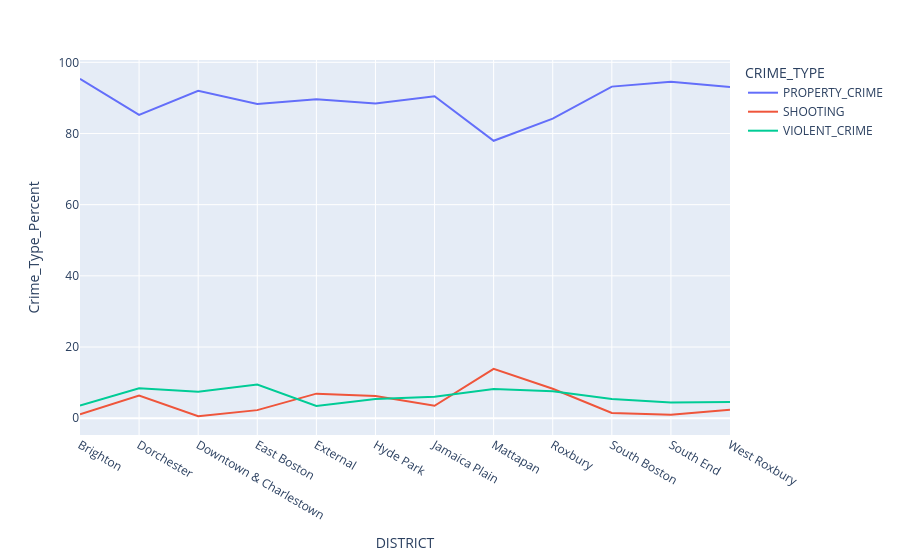

The code cell stored with this chart in its notebook:
### Code cell
crime_type_district_yearly_counts = df[df['CRIME_TYPE'] != 'OTHER'].groupby(['DISTRICT', 'CRIME_TYPE']).size().unstack(fill_value=0)
crime_type_district_yearly_counts_percentage = crime_type_district_yearly_counts.div(crime_type_district_yearly_counts.sum(axis=1), axis=0) * 100
plot_data = crime_type_district_yearly_counts_percentage.reset_index().melt(id_vars=['DISTRICT'], 
                                                      var_name='CRIME_TYPE', 
                                                      value_name='Crime_Type_Percent')
fig = px.line(
    plot_data,
    x = 'DISTRICT',
    y = 'Crime_Type_Percent',
    color = 'CRIME_TYPE',
    )
fig.show()

### Figure 1 — Plotly figure (JSON) as saved in the notebook; plotly's stock layout.template omitted (floating-point values rounded to 4 significant figures)
{"data": [{"hovertemplate": "CRIME_TYPE=PROPERTY_CRIME<br>DISTRICT=%{x}<br>Crime_Type_Percent=%{y}<extra></extra>", "legendgroup": "PROPERTY_CRIME", "line": {"color": "#636efa", "dash": "solid"}, "marker": {"symbol": "circle"}, "mode": "lines", "name": "PROPERTY_CRIME", "orientation": "v", "showlegend": true, "type": "scatter", "x": ["Brighton", "Dorchester", "Downtown & Charlestown", "East Boston", "External", "Hyde Park", "Jamaica Plain", "Mattapan", "Roxbury", "South Boston", "South End", "West Roxbury"], "xaxis": "x", "y": [95.38, 85.24, 92.03, 88.3, 89.66, 88.42, 90.45, 77.95, 84.17, 93.17, 94.57, 93.07], "yaxis": "y"}, {"hovertemplate": "CRIME_TYPE=SHOOTING<br>DISTRICT=%{x}<br>Crime_Type_Percent=%{y}<extra></extra>", "legendgroup": "SHOOTING", "line": {"color": "#EF553B", "dash": "solid"}, "marker": {"symbol": "circle"}, "mode": "lines", "name": "SHOOTING", "orientation": "v", "showlegend": true, "type": "scatter", "x": ["Brighton", "Dorchester", "Downtown & Charlestown", "East Boston", "External", "Hyde Park", "Jamaica Plain", "Mattapan", "Roxbury", "South Boston", "South End", "West Roxbury"], "xaxis": "x", "y": [1.087, 6.365, 0.5473, 2.267, 6.897, 6.206, 3.499, 13.86, 8.277, 1.465, 0.9835, 2.398], "yaxis": "y"}, {"hovertemplate": "CRIME_TYPE=VIOLENT_CRIME<br>DISTRICT=%{x}<br>Crime_Type_Percent=%{y}<extra></extra>", "legendgroup": "VIOLENT_CRIME", "line": {"color": "#00cc96", "dash": "solid"}, "marker": {"symbol": "circle"}, "mode": "lines", "name": "VIOLENT_CRIME", "orientation": "v", "showlegend": true, "type": "scatter", "x": ["Brighton", "Dorchester", "Downtown & Charlestown", "East Boston", "External", "Hyde Park", "Jamaica Plain", "Mattapan", "Roxbury", "South Boston", "South End", "West Roxbury"], "xaxis": "x", "y": [3.531, 8.394, 7.428, 9.436, 3.448, 5.378, 6.052, 8.191, 7.549, 5.364, 4.444, 4.537], "yaxis": "y"}], "layout": {"legend": {"title": {"text": "CRIME_TYPE"}, "tracegroupgap": 0}, "margin": {"t": 60}, "xaxis": {"anchor": "y", "domain": [0, 1], "title": {"text": "DISTRICT"}}, "yaxis": {"anchor": "x", "domain": [0, 1], "title": {"text": "Crime_Type_Percent"}}}}
